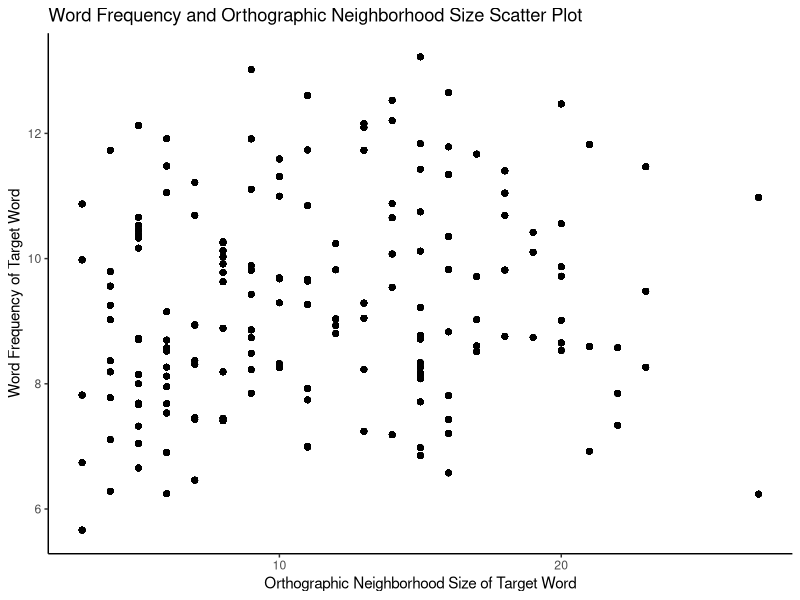
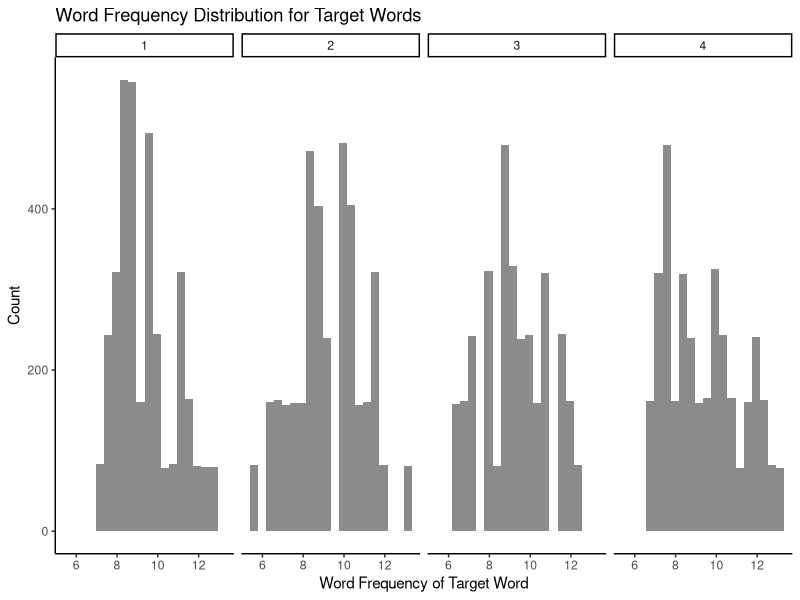
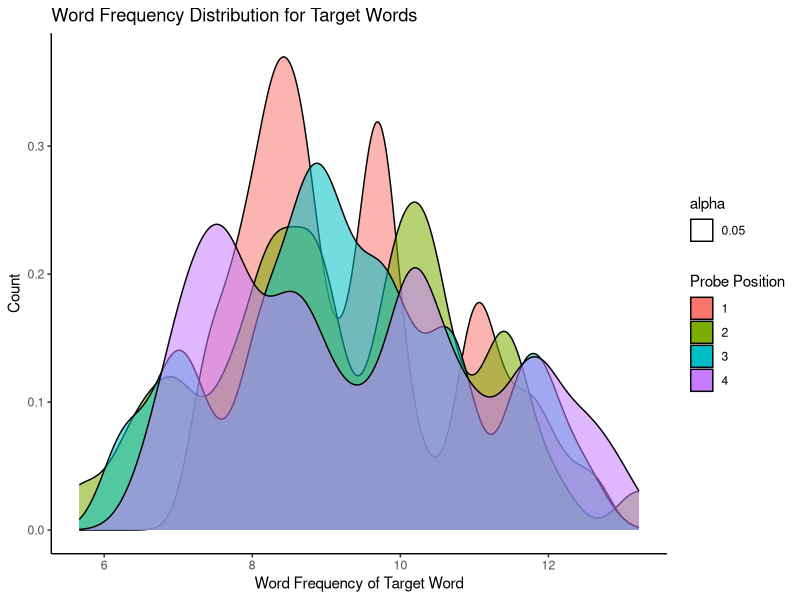

R code for these plots, in order:
## ---- chunk 1

knitr::opts_chunk$set(echo = TRUE)

if(!require(knitr)){
    install.packages("knitr")
}
library(knitr)

if(!require(kableExtra)){
    install.packages("kableExtra")
}
library(kableExtra)

library(tidyverse)

mydata = read_csv("TopGown_Data.csv", skip_empty_rows = TRUE)
## ---- chunk 2

mydata %>% ggplot(aes(x = OrthoN_T, y = Freq_T)) + # this defines the x and y axes of the plot
  geom_point() + # this adds geometric objects
  theme_update(plot.title = element_text(hjust = 0.5)) + # this line centers the title
  xlab("Orthographic Neighborhood Size of Target Word") + # this line sets the label for x-axis
  ylab("Word Frequency of Target Word") + # this line sets the label for y-axis
  ggtitle("Word Frequency and Orthographic Neighborhood Size Scatter Plot") + # this sets the title for the plot 
  theme_classic() # this sets the theme for the plot
## ---- chunk 3

mydata %>% ggplot(aes(x = Freq_T)) + 
  geom_histogram(bins = 20, alpha = .7) + 
  xlab("Word Frequency of Target Word") + 
  ylab("Count") + 
  ggtitle("Word Frequency Distribution for Target Words") + 
  facet_grid(~probe_position) +
  theme_classic() 
  

## ---- chunk 4

mydata %>% ggplot(aes(x = Freq_T)) + 
  geom_density(aes(fill = factor(probe_position), alpha = 0.05)) + 
  xlab("Word Frequency of Target Word") + 
  ylab("Count") + 
  ggtitle("Word Frequency Distribution for Target Words") + 
  scale_fill_discrete(name = "Probe Position", labels = c("1", "2", "3", "4")) +
  theme_classic() 
  
